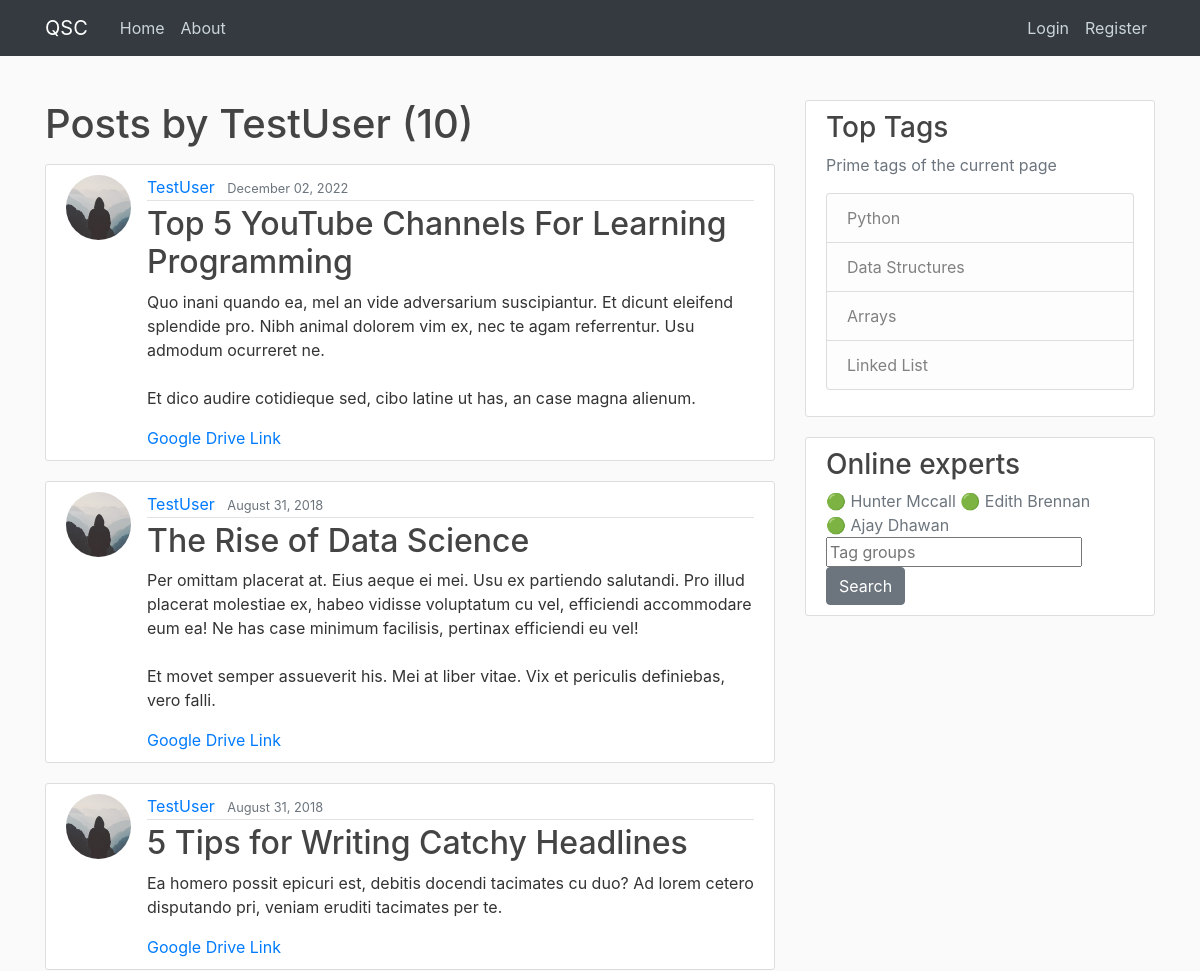
The page /user/TestUser (upper part) on the database as committed earlier.
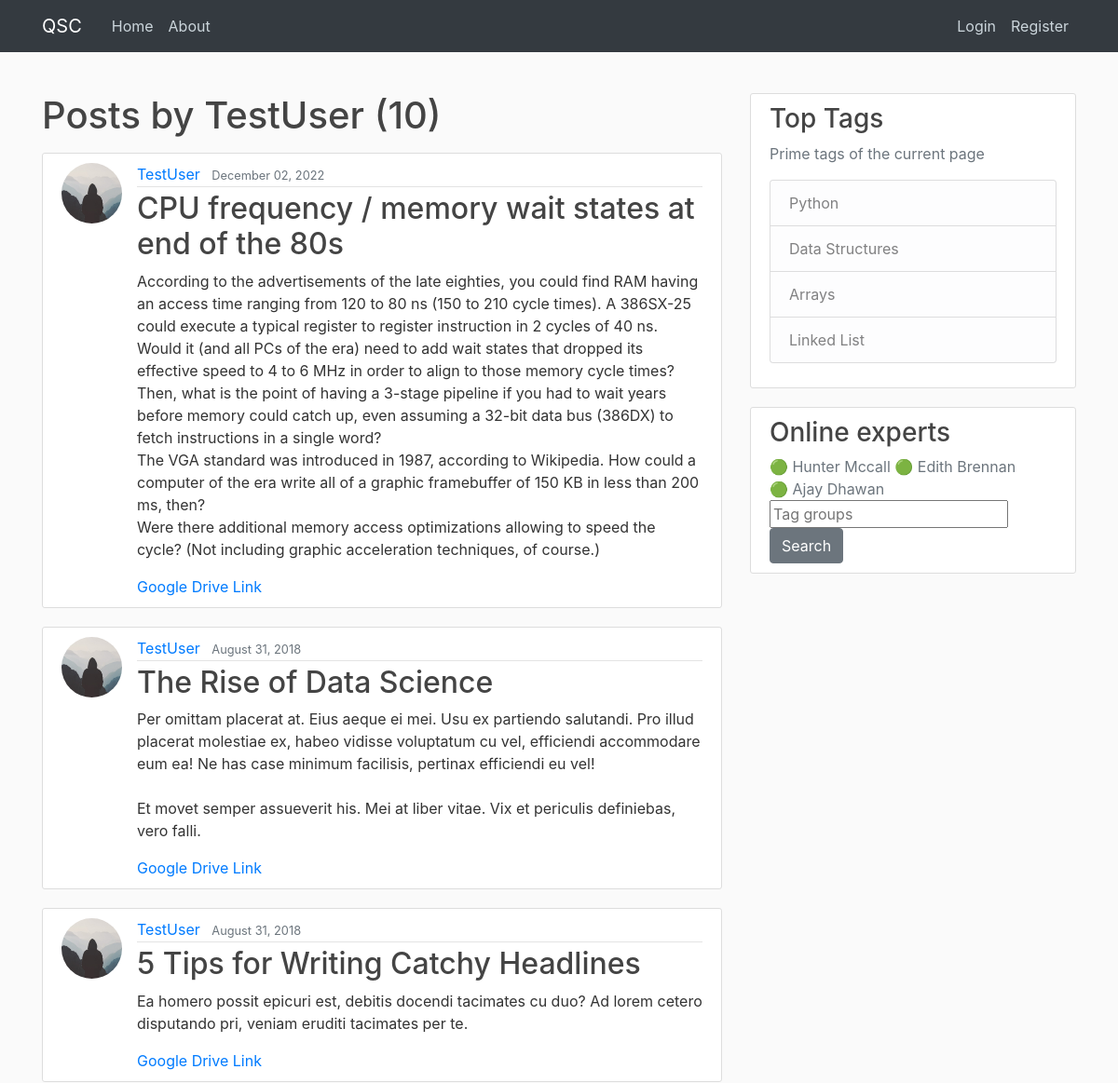
The same page on the database as committed later.
### blog/models.py (models this page shows, shortened)
class Post(models.Model):
    title = models.CharField(max_length=100)
    content = models.TextField()
    date_posted = models.DateTimeField(default=timezone.now)
    author = models.ForeignKey(User, on_delete=models.CASCADE)
    likes = models.IntegerField(default=0)
    dislikes = models.IntegerField(default=0)
    resolved = models.BooleanField(default=False)
    tags = models.CharField(max_length=1000, default='Untagged')
    doc_link = models.URLField(max_length = 200, default = 'https://docs.google.com/document/d/1PYSkN38yVxokq8gk4exA5fiT-cmCdASpP5_weZ9ThLs/edit')

### users/models.py (models this page shows, shortened)
class Profile(models.Model):
    user = models.OneToOneField(User, on_delete=models.CASCADE)
    image = models.ImageField(default='default.jpg', upload_to='profile_pics')

### blog/views.py (the view)
# urls.py: path('user/<str:username>', UserPostListView.as_view(), name='user-posts'),
class UserPostListView(ListView):
    model = Post
    template_name = 'blog/user_posts.html'  # <app>/<model>_<viewtype>.html
    context_object_name = 'posts'
    paginate_by = 5
    def get_queryset(self):
        user = get_object_or_404(User, username=self.kwargs.get('username'))
        return Post.objects.filter(author=user).order_by('-date_posted')

### blog/templates/blog/user_posts.html (shortened to what this page needs)
{% extends "blog/base.html" %}
{% block content %}
    <h1 class="mb-3">Posts by {{ view.kwargs.username }} ({{ page_obj.paginator.count }})</h1>
    {% for post in posts %}
        <article class="media content-section">
          <img class="rounded-circle article-img" src="{{ post.author.profile.image.url }}">
          <div class="media-body">
            <div class="article-metadata">
              <a class="mr-2" href="{% url 'user-posts' post.author.username %}">{{ post.author }}</a>
              <small class="text-muted">{{ post.date_posted|date:"F d, Y" }}</small>
            </div>
            <h2><a class="article-title" href="{% url 'post-detail' post.id %}">{{ post.title }}</a></h2>
            <p class="article-content">{{ post.content }}</p>
            <a href={{ post.doc_link }}>Google Drive Link</a>
          </div>
        </article>
    {% endfor %}
{% endblock content %}

Rows that differ between the two databases and show on the page:
changed Post: title "Top 5 YouTube Channels For Learning Programming" → "CPU frequency / memory wait states at end of the 80s"; content "Quo inani quando ea, mel an vide adversarium suscipiantur. Et dicunt eleifend splendide pro. Nibh animal dolorem vim ex, nec te agam referrentur. Usu admodum ocurreret ne. Et dico audire cotidieque sed, cibo latine ut has, an case magna alienum." → "According to the advertisements of the late eighties, you could find RAM having an access time ranging from 120 to 80 ns (150 to 210 cycle times). A 386SX-25 could execute a typical register to register instruction in 2 cycles of 40 ns. Would it (and all PCs of the era) need to add wait states that dropped its effective speed to 4 to 6 MHz in order to align to those memory cycle times? Then, what is the point of having a 3-stage pipeline if you had to wait years before memory could catch up, even assuming a 32-bit data bus (386DX) to fetch instructions in a single word? The VGA standard was introduced in 1987, according to Wikipedia. How could a computer of the era write all of a graphic…"
